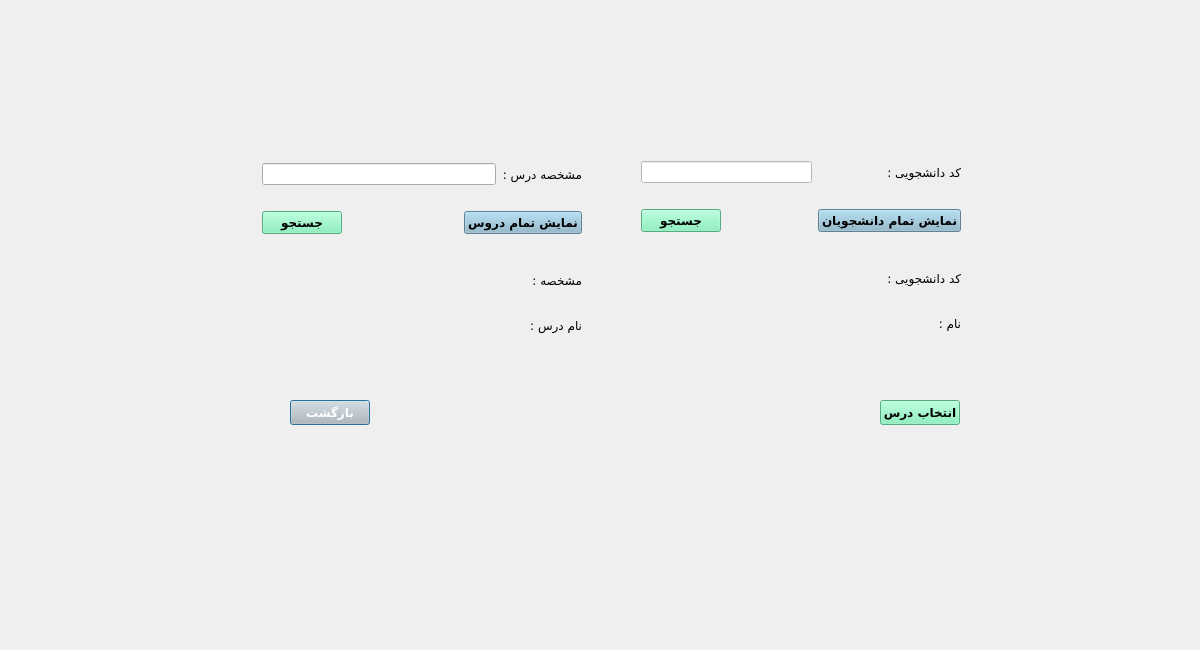
<?xml version="1.0" encoding="UTF-8"?>
<ui version="4.0">
 <class>EntekhabVahedDialog</class>
 <widget class="QDialog" name="EntekhabVahedDialog">
  <property name="geometry">
   <rect>
    <x>0</x>
    <y>0</y>
    <width>1200</width>
    <height>650</height>
   </rect>
  </property>
  <property name="windowTitle">
   <string>انتخاب واحد</string>
  </property>
  <widget class="QPushButton" name="pushButton_back">
   <property name="geometry">
    <rect>
     <x>290</x>
     <y>400</y>
     <width>80</width>
     <height>25</height>
    </rect>
   </property>
   <property name="font">
    <font>
     <family>B Nazanin</family>
     <pointsize>9</pointsize>
     <weight>75</weight>
     <bold>true</bold>
    </font>
   </property>
   <property name="styleSheet">
    <string notr="true">background-color:rgb(191, 191, 191);
color:white;</string>
   </property>
   <property name="text">
    <string>بازگشت</string>
   </property>
  </widget>
  <widget class="QWidget" name="layoutWidget">
   <property name="geometry">
    <rect>
     <x>262</x>
     <y>163</y>
     <width>320</width>
     <height>182</height>
    </rect>
   </property>
   <layout class="QGridLayout" name="gridLayout">
    <item row="0" column="0" colspan="3">
     <layout class="QHBoxLayout" name="horizontalLayout">
      <item>
       <widget class="QLineEdit" name="lineEdit_lessonCode"/>
      </item>
      <item>
       <widget class="QLabel" name="label_2">
        <property name="font">
         <font>
          <family>B Titr</family>
          <pointsize>9</pointsize>
         </font>
        </property>
        <property name="text">
         <string>مشخصه درس :</string>
        </property>
       </widget>
      </item>
     </layout>
    </item>
    <item row="1" column="0" colspan="3">
     <spacer name="horizontalSpacer_2">
      <property name="orientation">
       <enum>Qt::Horizontal</enum>
      </property>
      <property name="sizeHint" stdset="0">
       <size>
        <width>268</width>
        <height>20</height>
       </size>
      </property>
     </spacer>
    </item>
    <item row="2" column="0">
     <widget class="QPushButton" name="pushButton_findLesson">
      <property name="font">
       <font>
        <family>B Nazanin</family>
        <pointsize>9</pointsize>
        <weight>75</weight>
        <bold>true</bold>
       </font>
      </property>
      <property name="styleSheet">
       <string notr="true">background-color:rgb(118, 240, 179)</string>
      </property>
      <property name="text">
       <string>جستجو</string>
      </property>
     </widget>
    </item>
    <item row="2" column="1">
     <spacer name="horizontalSpacer">
      <property name="orientation">
       <enum>Qt::Horizontal</enum>
      </property>
      <property name="sizeHint" stdset="0">
       <size>
        <width>40</width>
        <height>20</height>
       </size>
      </property>
     </spacer>
    </item>
    <item row="2" column="2">
     <widget class="QPushButton" name="pushButton_showLesson">
      <property name="font">
       <font>
        <family>B Nazanin</family>
        <pointsize>9</pointsize>
        <weight>75</weight>
        <bold>true</bold>
       </font>
      </property>
      <property name="styleSheet">
       <string notr="true">background-color:rgb(136, 182, 204)</string>
      </property>
      <property name="text">
       <string>نمایش تمام دروس</string>
      </property>
     </widget>
    </item>
    <item row="3" column="0" colspan="3">
     <spacer name="horizontalSpacer_3">
      <property name="orientation">
       <enum>Qt::Horizontal</enum>
      </property>
      <property name="sizeHint" stdset="0">
       <size>
        <width>318</width>
        <height>20</height>
       </size>
      </property>
     </spacer>
    </item>
    <item row="4" column="0" colspan="3">
     <layout class="QHBoxLayout" name="horizontalLayout_4">
      <item>
       <layout class="QVBoxLayout" name="verticalLayout_4">
        <item>
         <widget class="QLabel" name="label_lessonCode">
          <property name="font">
           <font>
            <pointsize>9</pointsize>
           </font>
          </property>
          <property name="text">
           <string/>
          </property>
         </widget>
        </item>
        <item>
         <widget class="QLabel" name="label_lessonName">
          <property name="font">
           <font>
            <pointsize>9</pointsize>
           </font>
          </property>
          <property name="text">
           <string/>
          </property>
         </widget>
        </item>
       </layout>
      </item>
      <item>
       <spacer name="verticalSpacer_2">
        <property name="orientation">
         <enum>Qt::Vertical</enum>
        </property>
        <property name="sizeHint" stdset="0">
         <size>
          <width>20</width>
          <height>40</height>
         </size>
        </property>
       </spacer>
      </item>
      <item>
       <layout class="QVBoxLayout" name="verticalLayout_3">
        <item>
         <widget class="QLabel" name="label_4">
          <property name="font">
           <font>
            <family>B Jadid</family>
           </font>
          </property>
          <property name="text">
           <string>مشخصه :</string>
          </property>
         </widget>
        </item>
        <item>
         <widget class="QLabel" name="label_7">
          <property name="font">
           <font>
            <family>B Jadid</family>
           </font>
          </property>
          <property name="text">
           <string>نام درس :</string>
          </property>
         </widget>
        </item>
       </layout>
      </item>
     </layout>
    </item>
   </layout>
  </widget>
  <widget class="QWidget" name="layoutWidget_2">
   <property name="geometry">
    <rect>
     <x>641</x>
     <y>161</y>
     <width>320</width>
     <height>182</height>
    </rect>
   </property>
   <layout class="QGridLayout" name="gridLayout_2">
    <item row="0" column="0" colspan="2">
     <layout class="QHBoxLayout" name="horizontalLayout_2">
      <item>
       <widget class="QLineEdit" name="lineEdit_stuCode">
        <property name="styleSheet">
         <string notr="true">background-color: white;
</string>
        </property>
       </widget>
      </item>
     </layout>
    </item>
    <item row="1" column="0" colspan="3">
     <spacer name="horizontalSpacer_4">
      <property name="orientation">
       <enum>Qt::Horizontal</enum>
      </property>
      <property name="sizeHint" stdset="0">
       <size>
        <width>318</width>
        <height>20</height>
       </size>
      </property>
     </spacer>
    </item>
    <item row="2" column="0">
     <widget class="QPushButton" name="pushButton_findStu">
      <property name="font">
       <font>
        <family>B Nazanin</family>
        <pointsize>9</pointsize>
        <weight>75</weight>
        <bold>true</bold>
       </font>
      </property>
      <property name="styleSheet">
       <string notr="true">background-color:rgb(118, 240, 179)</string>
      </property>
      <property name="text">
       <string>جستجو</string>
      </property>
     </widget>
    </item>
    <item row="2" column="1">
     <spacer name="horizontalSpacer_6">
      <property name="orientation">
       <enum>Qt::Horizontal</enum>
      </property>
      <property name="sizeHint" stdset="0">
       <size>
        <width>40</width>
        <height>20</height>
       </size>
      </property>
     </spacer>
    </item>
    <item row="2" column="2">
     <widget class="QPushButton" name="pushButton_showStu">
      <property name="font">
       <font>
        <family>B Nazanin</family>
        <pointsize>9</pointsize>
        <weight>75</weight>
        <bold>true</bold>
       </font>
      </property>
      <property name="styleSheet">
       <string notr="true">background-color:rgb(136, 182, 204)</string>
      </property>
      <property name="text">
       <string>نمایش تمام دانشجویان</string>
      </property>
     </widget>
    </item>
    <item row="3" column="0" colspan="3">
     <spacer name="horizontalSpacer_5">
      <property name="orientation">
       <enum>Qt::Horizontal</enum>
      </property>
      <property name="sizeHint" stdset="0">
       <size>
        <width>288</width>
        <height>20</height>
       </size>
      </property>
     </spacer>
    </item>
    <item row="4" column="0" colspan="3">
     <layout class="QHBoxLayout" name="horizontalLayout_3">
      <item>
       <layout class="QVBoxLayout" name="verticalLayout_2">
        <item>
         <widget class="QLabel" name="label_stuCode">
          <property name="font">
           <font>
            <pointsize>9</pointsize>
           </font>
          </property>
          <property name="text">
           <string/>
          </property>
         </widget>
        </item>
        <item>
         <widget class="QLabel" name="label_stuName">
          <property name="font">
           <font>
            <pointsize>9</pointsize>
           </font>
          </property>
          <property name="text">
           <string/>
          </property>
         </widget>
        </item>
       </layout>
      </item>
      <item>
       <spacer name="verticalSpacer">
        <property name="orientation">
         <enum>Qt::Vertical</enum>
        </property>
        <property name="sizeHint" stdset="0">
         <size>
          <width>13</width>
          <height>40</height>
         </size>
        </property>
       </spacer>
      </item>
      <item>
       <layout class="QVBoxLayout" name="verticalLayout">
        <item>
         <widget class="QLabel" name="label_3">
          <property name="font">
           <font>
            <family>B Jadid</family>
           </font>
          </property>
          <property name="text">
           <string>کد دانشجویی :</string>
          </property>
         </widget>
        </item>
        <item>
         <widget class="QLabel" name="label_5">
          <property name="font">
           <font>
            <family>B Jadid</family>
           </font>
          </property>
          <property name="text">
           <string>نام :</string>
          </property>
         </widget>
        </item>
       </layout>
      </item>
     </layout>
    </item>
    <item row="0" column="2">
     <widget class="QLabel" name="label">
      <property name="font">
       <font>
        <family>B Titr</family>
        <pointsize>9</pointsize>
       </font>
      </property>
      <property name="text">
       <string>کد دانشجویی :</string>
      </property>
     </widget>
    </item>
   </layout>
  </widget>
  <widget class="QPushButton" name="pushButton_apply">
   <property name="geometry">
    <rect>
     <x>880</x>
     <y>400</y>
     <width>80</width>
     <height>25</height>
    </rect>
   </property>
   <property name="font">
    <font>
     <family>B Nazanin</family>
     <pointsize>9</pointsize>
     <weight>75</weight>
     <bold>true</bold>
    </font>
   </property>
   <property name="styleSheet">
    <string notr="true">background-color:rgb(118, 240, 179)</string>
   </property>
   <property name="text">
    <string>انتخاب درس</string>
   </property>
  </widget>
 </widget>
 <resources/>
 <connections>
  <connection>
   <sender>pushButton_back</sender>
   <signal>clicked()</signal>
   <receiver>EntekhabVahedDialog</receiver>
   <slot>close()</slot>
   <hints>
    <hint type="sourcelabel">
     <x>322</x>
     <y>418</y>
    </hint>
    <hint type="destinationlabel">
     <x>287</x>
     <y>475</y>
    </hint>
   </hints>
  </connection>
 </connections>
</ui>
